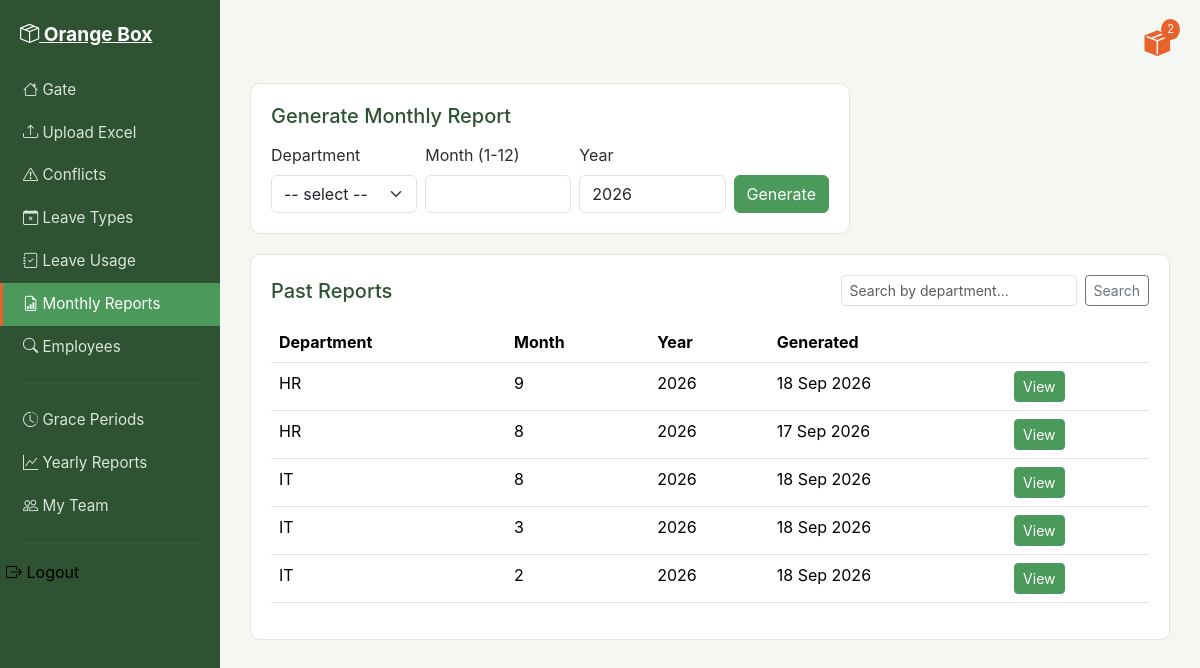
The page /reports/monthly/ (signed in) on the database its author committed.
### attendance/models.py (models this page shows, shortened)
class MonthlyReport(models.Model):
    department = models.ForeignKey(Department, on_delete=models.CASCADE)
    month = models.IntegerField()
    year = models.IntegerField()
    generated_date = models.DateTimeField(auto_now_add=True)
    generated_by = models.ForeignKey(HRStaff, on_delete=models.CASCADE)
    class Meta:
        unique_together = ('department', 'month', 'year')

class Department(models.Model):
    name = models.CharField(max_length=100, unique=True)

### attendance/views.py (the view, shortened to what this page needs)
# urls.py: path('reports/monthly/', views.generate_monthly_report, name='generate_monthly_report'),
@login_required
def generate_monthly_report(request):
    departments = Department.objects.all()
    search = request.GET.get('search', '')
    reports = MonthlyReport.objects.all().order_by('-year', '-month')
    if search:
        reports = reports.filter(department__name__icontains=search)
    return render(request, 'attendance/generate_monthly_report.html', {
        'reports': reports, 'departments': departments, 'search': search
    })

### attendance/context_processors.py (called while the page is built)
def notifications_context(request):
    if request.user.is_authenticated:
        unread = Notification.objects.filter(recipient=request.user, status='unread').order_by('-date')
        return {
            'unread_notifications': unread,
            'unread_count': unread.count()
        }
    return {'unread_notifications': [], 'unread_count': 0}

### attendance/templates/attendance/generate_monthly_report.html (shortened to what this page needs)
{% extends 'attendance/base.html' %}
{% block content %}
<div class="ob-card" style="max-width:600px;">
    <h5>Generate Monthly Report</h5>
    <form method="post" class="row g-2 align-items-end">
        <div class="col">
            <label class="form-label">Department</label>
            <select name="department" class="form-select" required>
                <option value="">-- select --</option>
            </select>
        </div>
        <div class="col">
            <label class="form-label">Month (1-12)</label>
            <input type="number" name="month" min="1" max="12" class="form-control" required>
        </div>
        <div class="col">
            <label class="form-label">Year</label>
            <input type="number" name="year" value="2026" class="form-control" required>
        </div>
        <div class="col-auto">
            <button type="submit" class="btn btn-ob-save">Generate</button>
        </div>
    </form>
</div>
<div class="ob-card">
    <div class="d-flex justify-content-between align-items-center mb-3">
        <h5 class="mb-0">Past Reports</h5>
        <form method="get" class="d-flex gap-2">
            <input type="text" name="search" value="{{ search }}" class="form-control form-control-sm" placeholder="Search by department...">
            <button type="submit" class="btn btn-sm btn-outline-secondary">Search</button>
        </form>
    </div>
    {% if reports %}
    <table class="table table-ob">
        <thead><tr><th>Department</th><th>Month</th><th>Year</th><th>Generated</th><th></th></tr></thead>
        <tbody>
        {% for r in reports %}
        <tr>
            <td>{{ r.department.name }}</td>
            <td>{{ r.month }}</td>
            <td>{{ r.year }}</td>
            <td>{{ r.generated_date|date:"d M Y" }}</td>
            <td><a href="{% url 'monthly_report_detail' r.id %}" class="btn btn-sm btn-ob-save">View</a></td>
        </tr>
        {% endfor %}
        </tbody>
    </table>
    {% else %}
    <div class="ob-empty-state"><i class="bi bi-check-circle" style="font-size:2rem;"></i><p>No reports yet.</p></div>
    {% endif %}
</div>
{% endblock %}

### static/css/style.css (style rules this page uses)
:root { --ob-bg: #f4f7f2; --ob-sidebar: #2f5233; --ob-sidebar-active: #4C9A5B; --ob-accent: #E8622C; --ob-accent-hover: #c94f20; --ob-green: #4C9A5B; --ob-yellow: #E8B93C; --ob-red: #D9534F; --ob-text: #2c2c2c; --ob-muted: #7a7a7a; --ob-card: #ffffff; --ob-border: #e1e6de; }
body { background-color: var(--ob-bg); color: var(--ob-text); font-family: -apple-system, "Segoe UI", Roboto, Arial, sans-serif; }
.ob-card { background-color: var(--ob-card); border: 1px solid var(--ob-border); border-radius: 10px; padding: 20px; margin-bottom: 20px; }
.ob-card h5 { margin-bottom: 15px; color: var(--ob-sidebar); }
.btn-ob-save { background-color: var(--ob-green); border-color: var(--ob-green); color: #fff; }
.table-ob thead { background-color: var(--ob-sidebar); color: #fff; }
.table-ob tbody tr:nth-child(odd) { background-color: #f9fbf8; }

### rows shown on the page
MonthlyReport: department.name "HR", month "9", year "2026", generated_date "18 Sep 2026"
MonthlyReport: department.name "HR", month "8", year "2026", generated_date "17 Sep 2026"
MonthlyReport: department.name "IT", month "8", year "2026", generated_date "18 Sep 2026"
MonthlyReport: department.name "IT", month "3", year "2026", generated_date "18 Sep 2026"
MonthlyReport: department.name "IT", month "2", year "2026", generated_date "18 Sep 2026"

### other values the page prints
{{ unread_count }} "2"
